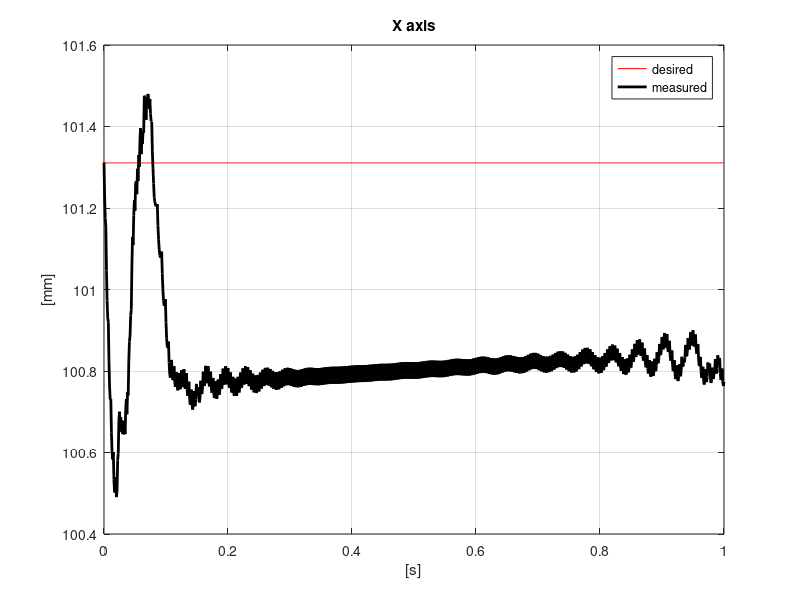
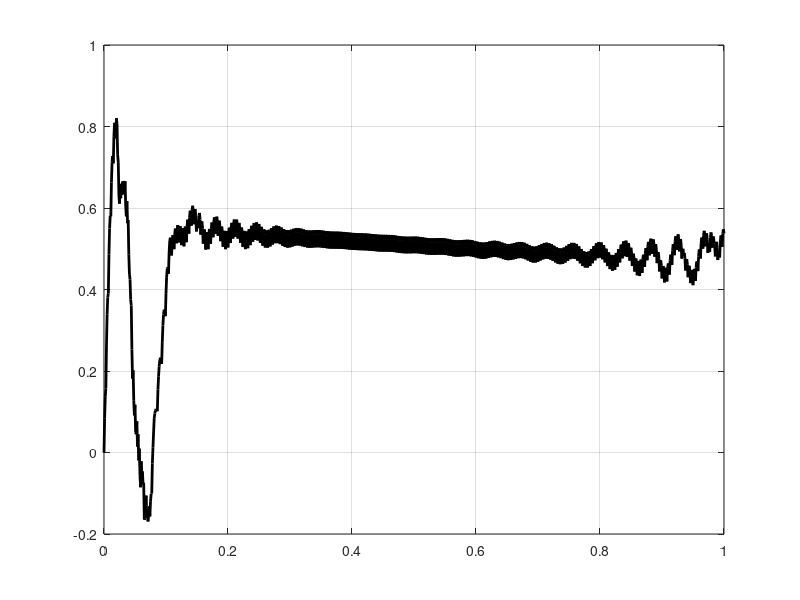

Recreate these plots in MATLAB, in order. (Note: this script raises an error after producing the figures.)
clc, clear all, close all;
% Lambda = 40; dt = 1e-3, Fi = 0.1/40; alpha = 5%
load('xdes.txt')
load('dxdes.txt')
load('qdes.txt')
load('dqdes.txt')
load('ddqdes.txt')
load('xmed.txt')
load('q.txt')
load('dq.txt')
load('ddq.txt')
load('time.txt')
load('u.txt')
load('Q_error.txt')

linewidth  = 2;
time = time*1e-3;

%% Operational Space: Position
error_X = 1000* (xdes(:,1) - xmed(:,1));    % mm
error_Y = 1000* (xdes(:,2) - xmed(:,2));    % mm
error_Z = 1000* (xdes(:,3) - xmed(:,3));    % mm

norm_e_x = sqrt(sum(abs(error_X).^2))/100;
norm_e_y = sqrt(sum(abs(error_Y).^2))/100;
norm_e_z = sqrt(sum(abs(error_Z).^2))/100;

close all
figure(1),
plot(time, 1000*xdes(:,1), 'r',time, 1000*xmed(:,1), 'k','linewidth', linewidth), grid on
title("X axis"), legend("desired", "measured"),
xlabel("[s]"), ylabel("[mm]")

figure(2),
plot(time, error_X, 'k','linewidth', linewidth), grid on
title("Error on X axis ("+num2str(round(norm_e_x,2))+" mm)"), 
xlabel("[s]"), ylabel("[mm]")
%%
%close all;

figure(3),
plot(time, 1000*xdes(:,2), 'r',time, 1000*xmed(:,2), 'k','linewidth', linewidth), grid on
title("Y axis"), legend("desired", "measured"),
xlabel("[s]"), ylabel("[mm]")

figure(4),
plot(time, error_Y, 'k','linewidth', linewidth), grid on
title("Error on Y axis ("+num2str(round(norm_e_y,2))+" mm)"), 
xlabel("[s]"), ylabel("[mm]")

%%
%close all;

figure(5),
plot(time, 1000*xdes(:,3), 'r',time, 1000*xmed(:,3), 'k','linewidth', linewidth), grid on
title("Z axis"), legend("desired", "measured"),
xlabel("[s]"), ylabel("[mm]")

figure(6),
plot(time, error_Z, 'k','linewidth', linewidth), grid on
title("Error on Z axis ("+num2str(round(norm_e_z,2))+" mm)"), 
xlabel("[s]"), ylabel("[mm]")


%% Operational Space: Orientation
%close all;

figure(7),
plot(time, xdes(:,4), 'r',time, xmed(:,4), 'k','linewidth', linewidth), grid on
title("w"), legend("desired", "measured")
xlabel("[s]"), ylabel("[rad]")

figure(8),
plot(time, xdes(:,5), 'r',time, xmed(:,5), 'k','linewidth', linewidth), grid on
title("e_{x}"), legend("desired", "measured")
xlabel("[s]"), ylabel("[rad]")
%axis([0 0.4 ex_min  ex_max])

figure(9),
plot(time, xdes(:,6), 'r',time, xmed(:,6), 'k','linewidth', linewidth), grid on
title("e_{y}"), legend("desired", "measured")
xlabel("[s]"), ylabel("[rad]")
%axis([0 0.4 ey_min ey_max])


figure(10),
plot(time, xdes(:,7), 'r',time, xmed(:,7), 'k','linewidth', linewidth), grid on
title("e_{z}"), legend("desired", "measured")
xlabel("[s]"), ylabel("[rad]")
%axis([0 0.4 ez_min ez_max])


























%% Joint space
close all

figure(1),

% Joint position Controlled
subplot(2,3,1),plot(time, qdes(:,1), 'r',time, q(:,1), 'k', 'linewidth', linewidth), grid on
title("Joint position q_{1}"), legend("desired", "measured"),
xlabel("[s]"), ylabel("[rad]")

subplot(2,3,2),plot(time, qdes(:,2), 'r',time, q(:,2), 'k','linewidth', linewidth), grid on
title("Joint position q_{2}"), legend("desired", "measured")
xlabel("[s]"), ylabel("[rad]")

subplot(2,3,3),plot(time, qdes(:,3), 'r',time, q(:,3), 'k','linewidth', linewidth), grid on
title("Joint position q_{3}"), legend("desired", "measured")
xlabel("[s]"), ylabel("[rad]")

subplot(2,3,4),plot(time, qdes(:,4), 'r',time, q(:,4), 'k','linewidth', linewidth), grid on
title("Joint position q_{4}"), legend("desired", "measured")
xlabel("[s]"), ylabel("[rad]")

subplot(2,3,5),plot(time, qdes(:,5), 'r',time, q(:,5), 'k','linewidth', linewidth), grid on
title("Joint position q_{5}"), legend("desired", "measured")
xlabel("[s]"), ylabel("[rad]")

subplot(2,3,6),plot(time, qdes(:,6), 'r',time, q(:,6), 'k','linewidth', linewidth), grid on
title("Joint position q_{6}"), legend("desired", "measured")
xlabel("[s]"), ylabel("[rad]")


%%
% Join position error
error_q1 = qdes(:,1) - q(:,1);
error_q2 = qdes(:,2) - q(:,2);
error_q3 = qdes(:,3) - q(:,3);
error_q4 = qdes(:,4) - q(:,4);
error_q5 = qdes(:,5) - q(:,5);
error_q6 = qdes(:,6) - q(:,6);

norm_e_q1 = sqrt(sum(abs(error_q1).^2))/1000;
norm_e_q2 = sqrt(sum(abs(error_q2).^2))/1000;
norm_e_q3 = sqrt(sum(abs(error_q3).^2))/1000;
norm_e_q4 = sqrt(sum(abs(error_q4).^2))/1000;
norm_e_q5 = sqrt(sum(abs(error_q5).^2))/1000;
norm_e_q6 = sqrt(sum(abs(error_q6).^2))/1000;


close all
figure(2),
subplot(2,3,1),plot(time, qdes(:,1) - q(:,1), 'k','linewidth', linewidth), grid on
title("Joint position error q_{1} ("+num2str(round(norm_e_q1,5))+" rad)"),
%title("Error on Y axis ("+num2str(round(norm_e_y,2))+" mm)"),
xlabel("[s]"), ylabel("[rad]")

subplot(2,3,2),plot(time, qdes(:,2) -q(:,2), 'k','linewidth', linewidth), grid on
title("Joint position error q_{2} ("+num2str(round(norm_e_q2,7))+" rad)"),
xlabel("[s]"), ylabel("[rad]")

subplot(2,3,3),plot(time, qdes(:,3) - q(:,3), 'k','linewidth', linewidth), grid on
title("Joint position error q_{3} ("+num2str(round(norm_e_q3,7))+" rad)"),
xlabel("[s]"), ylabel("[rad]")

subplot(2,3,4),plot(time, qdes(:,4) - q(:,4), 'k','linewidth', linewidth), grid on
title("Joint position error q_{4} ("+num2str(round(norm_e_q4,7))+" rad)"),
xlabel("[s]"), ylabel("[rad]")

subplot(2,3,5),plot(time, qdes(:,5) - q(:,5), 'k','linewidth', linewidth), grid on
title("Joint position error q_{5} ("+num2str(round(norm_e_q5,7))+" rad)"),
xlabel("[s]"), ylabel("[rad]")

subplot(2,3,6),plot(time, qdes(:,6) - q(:,6), 'k','linewidth', linewidth), grid on
title("Joint position error q_{6} ("+num2str(round(norm_e_q6,7))+" rad)"),
xlabel("[s]"), ylabel("[rad]")


%% Operational Space: Position
error_X = 1000* (xdes(:,1) - xmed(:,1));
error_Y = 1000* (xdes(:,2) - xmed(:,2));
error_Z = 1000* (xdes(:,3) - xmed(:,3));

norm_e_x = sqrt(sum(abs(error_X).^2))/1000;
norm_e_y = sqrt(sum(abs(error_Y).^2))/1000;
norm_e_z = sqrt(sum(abs(error_Z).^2))/1000;

close all
figure(3),
subplot(2,3,1),plot(time, 1000*xdes(:,1), 'r',time, 1000*xmed(:,1), 'k','linewidth', linewidth), grid on
title("X axis"), legend("desired", "measured"),
xlabel("[s]"), ylabel("[mm]")


subplot(2,3,2),plot(time, 1000*xdes(:,2), 'r',time, 1000*xmed(:,2), 'k','linewidth', linewidth), grid on
title("Y axis"), legend("desired", "measured")
xlabel("[s]"), ylabel("[mm]")

subplot(2,3,3),plot(time, 1000*xdes(:,3), 'r',time, 1000*xmed(:,3), 'k','linewidth', linewidth), grid on
title("Z axis"), legend("desired", "measured")
xlabel("[s]"), ylabel("[mm]")




subplot(2,3,4),plot(time, error_X, 'k'), grid on
title("Error on X axis ("+num2str(round(norm_e_x,2))+" mm)"), 
xlabel("[s]"), ylabel("[mm]")
%axis([0 1 -10 1])

subplot(2,3,5),plot(time, error_Y, 'k'), grid on
title("Error on Y axis ("+num2str(round(norm_e_y,2))+" mm)"),
xlabel("[s]"), ylabel("[mm]")

subplot(2,3,6),plot(time, error_Z, 'k'), grid on
title("Error on Z axis ("+num2str(round(norm_e_x,2))+" mm)"),
xlabel("[s]"), ylabel("[mm]")


%% Operational Space: Orientation
close all;

figure(4),
subplot(2,2,1),plot(time, xdes(:,4), 'r',time, xmed(:,4), 'k','linewidth', linewidth), grid on
title("w"), legend("desired", "measured")
xlabel("[s]"), ylabel("[rad]")

subplot(2,2,2),plot(time, xdes(:,5), 'r',time, xmed(:,5), 'k','linewidth', linewidth), grid on
title("e_{x}"), legend("desired", "measured")
xlabel("[s]"), ylabel("[rad]")
%axis([0 0.4 ex_min  ex_max])

subplot(2,2,3),plot(time, xdes(:,6), 'r',time, xmed(:,6), 'k','linewidth', linewidth), grid on
title("e_{y}"), legend("desired", "measured")
xlabel("[s]"), ylabel("[rad]")
%axis([0 0.4 ey_min ey_max])


subplot(2,2,4),plot(time, xdes(:,7), 'r',time, xmed(:,7), 'k','linewidth', linewidth), grid on
title("e_{z}"), legend("desired", "measured")
xlabel("[s]"), ylabel("[rad]")
%axis([0 0.4 ez_min ez_max])

%% Operational Space: Angle and Axis
close all;

%e = norm(xdes(:,5:7),2)

%Theta = 2*atan2();
%Axis  = xdes(:,5:7) ./ n




%%
close all;

norm_e_w = sqrt(sum(abs(Q_error(1)).^2))/1000;
norm_e_x = sqrt(sum(abs(Q_error(2)).^2))/1000;
norm_e_y = sqrt(sum(abs(Q_error(3)).^2))/1000;
norm_e_z = sqrt(sum(abs(Q_error(4)).^2))/1000;


figure(5),
% Joint position Controlled
subplot(2,2,1),plot(time, Q_error(:,1)+1, 'k', 'linewidth', linewidth), grid on
title("w ("+num2str(round(norm_e_w,12))+" )"),
xlabel("[s]"), ylabel("[rad]")

subplot(2,2,2),plot(time, Q_error(:,2), 'k','linewidth', linewidth), grid on
title("e_{x} ("+num2str(round(norm_e_x,12))+" )"),
xlabel("[s]"), ylabel("[rad]")

subplot(2,2,3),plot(time, Q_error(:,3), 'k','linewidth', linewidth), grid on
title("e_{y} ("+num2str(round(norm_e_y,12))+" )"),
xlabel("[s]"), ylabel("[rad]")

subplot(2,2,4),plot(time, Q_error(:,4), 'k','linewidth', linewidth), grid on
title("e_{z} ("+num2str(round(norm_e_z,12))+" )"),
xlabel("[s]"), ylabel("[rad]")




%% Effort control

figure(6),
linewidth  = 1.4;
% Joint position Controlled
subplot(2,3,1),plot(time, u(:,1), 'k', 'linewidth', linewidth), grid on
title("Force  \tau_{1}"),
xlabel("[s]"), ylabel("[Nm]")

subplot(2,3,2),plot(time, u(:,2), 'k','linewidth', linewidth), grid on
title("Force  \tau_{2}"),
xlabel("[s]"), ylabel("[Nm]")

subplot(2,3,3),plot(time, u(:,3), 'k','linewidth', linewidth), grid on
title("Force  \tau_{3}"),
xlabel("[s]"), ylabel("[Nm]")

subplot(2,3,4),plot(time, u(:,4), 'k','linewidth', linewidth), grid on
title("Force  \tau_{4}"),
xlabel("[s]"), ylabel("[Nm]")

subplot(2,3,5),plot(time, u(:,5), 'k','linewidth', linewidth), grid on
title("Force  \tau_{5}"),
xlabel("[s]"), ylabel("[Nm]")

subplot(2,3,6),plot(time, u(:,6), 'k','linewidth', linewidth), grid on
title("Force  \tau_{6}"),
xlabel("[s]"), ylabel("[Nm]")



















